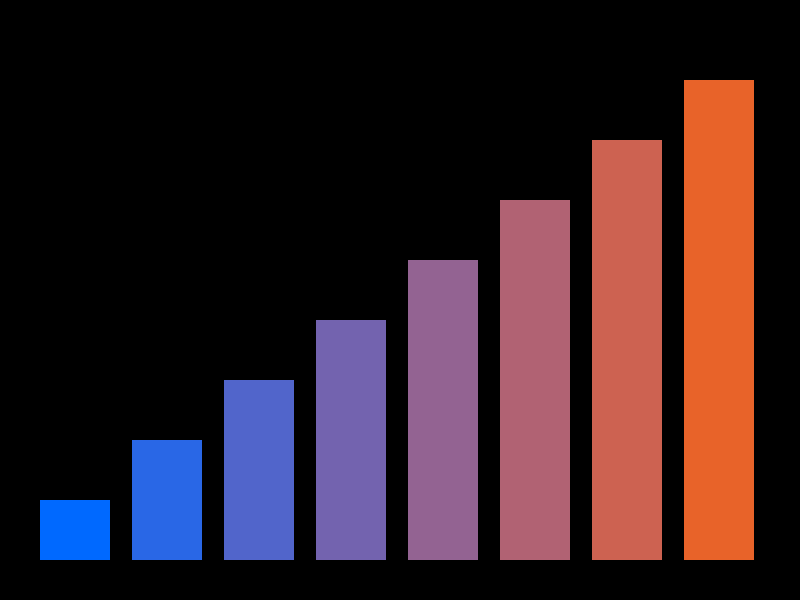
#> input picture UITests/Fixtures/attachments/chart.png, 800 x 600 px; its folder holds 2 pictures in this run
$ python improve24-pairs.py ../UITests/Fixtures/attachments ../UITests/Fixtures/attachments/chart.png ../UITests/Fixtures/attachments/chart.png
#> lines starting #> are read from the running program, lines starting #| are printed output that depends on the picture
#!/usr/bin/env python3
"""improve-24: put each item's before and after pictures side by side.

Usage: scripts/improve24-pairs.py <before dir> <after dir>[,<after dir>…] <out dir>
Pairs files by name (NN-short-name.png); writes <out dir>/NN-short-name.png, phone screens scaled to 900 px tall.
"""
import os
import sys

from PIL import Image, ImageDraw, ImageFont

before_dir, after_dirs, out_dir = sys.argv[1], sys.argv[2].split(","), sys.argv[3]
os.makedirs(out_dir, exist_ok=True)
H, GAP, LABEL = 900, 24, 44
try:
    font = ImageFont.truetype("/System/Library/Fonts/SFNS.ttf", 30)
except OSError:
    font = ImageFont.load_default()

for name in sorted(os.listdir(before_dir)):
    if not name.endswith(".png"):
        continue
    after = next((os.path.join(d, name) for d in after_dirs if os.path.exists(os.path.join(d, name))), None)
    if not after:
        continue
    pics = []
    for path in (os.path.join(before_dir, name), after):
        im = Image.open(path).convert("RGB")
#> im is the input picture: PIL image 800x600 RGB; mean R, G, B 51.4, 31.2, 38
        pics.append(im.resize((round(im.width * H / im.height), H), Image.LANCZOS))
    w = pics[0].width + pics[1].width + GAP * 3
#> w = 2472
    canvas = Image.new("RGB", (w, H + LABEL + GAP * 2), (235, 235, 240))
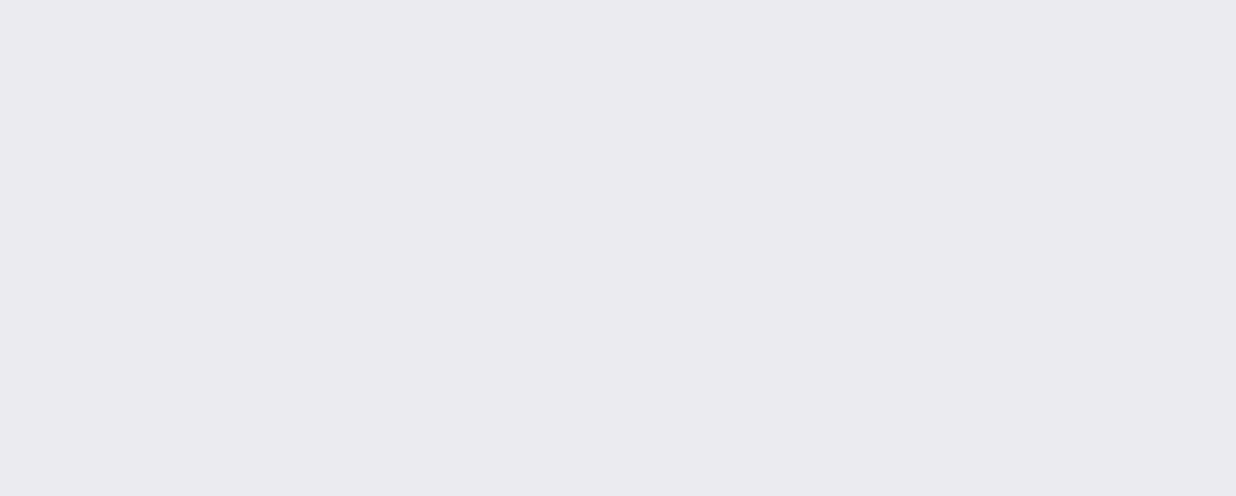
#> canvas: PIL image 2472x992 RGB (shown at 1/2 size); mean R, G, B 235, 235, 240
    draw = ImageDraw.Draw(canvas)
    x = GAP
    for title, im in zip(("Before", "After"), pics):
        draw.text((x, GAP // 2), title, fill=(40, 40, 45), font=font)
        canvas.paste(im, (x, LABEL + GAP))
        x += im.width + GAP
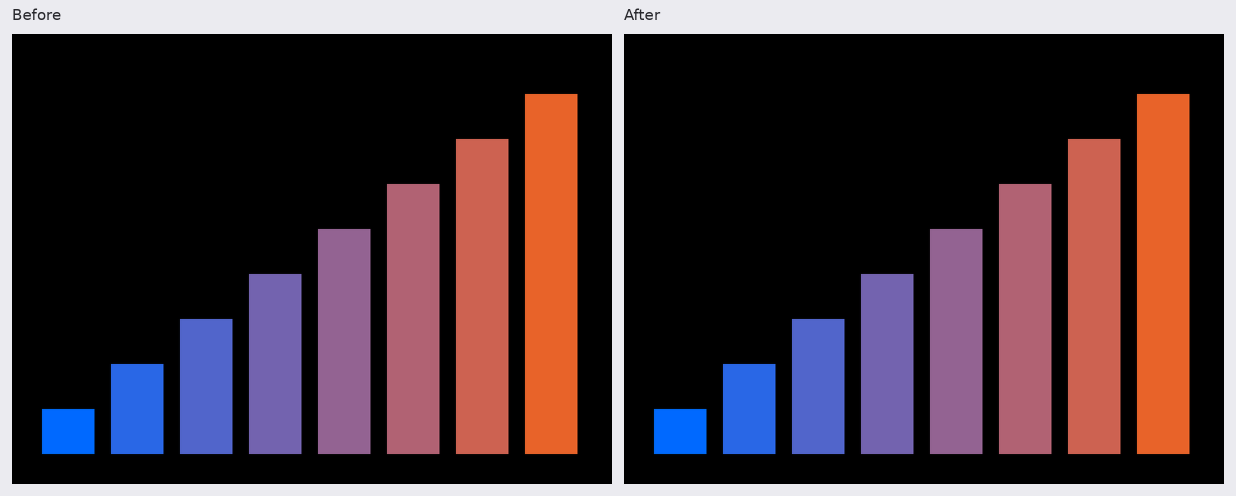
#> canvas: PIL image 2472x992 RGB (shown at 1/2 size); mean R, G, B 73.3, 55.5, 62
    canvas.save(os.path.join(out_dir, name), optimize=True)
    print(name)
